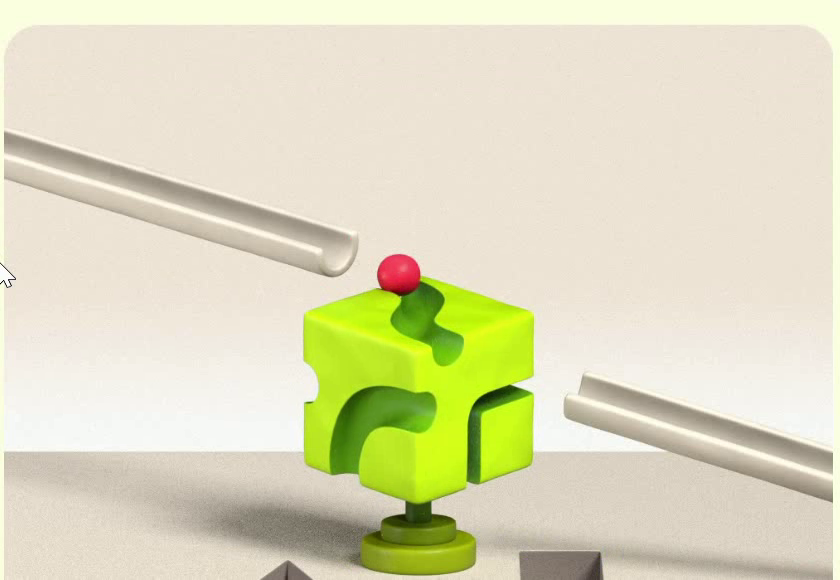
#> input picture frame 6 of public/images/design_showcase.mp4, 840 x 580 px, given in place of ntelligence Platform - Google Chrome 2026-06-24 10-53-17.mp4, which was not available
$ python extract_frames.py
#> lines starting #> are read from the running program, lines starting #| are printed output that depends on the picture; pictures that were not available may be replaced by others from this repository, and a replacement may not be noted
import sys
import subprocess
import os

def install_and_import(package):
    try:
        __import__(package)
    except ImportError:
        print(f"Installing {package}...")
        subprocess.check_call([sys.executable, "-m", "pip", "install", package])

# Ensure opencv-python is installed
install_and_import("cv2")

import cv2

video_path = r"C:\Users\user\Videos\Captures\Jellyfish_ Software Engineering Intelligence Platform - Google Chrome 2026-06-24 10-53-17.mp4"
output_dir = r"C:\Users\user\.gemini\antigravity\scratch\hanux-tech"

cap = cv2.VideoCapture(video_path)
if not cap.isOpened():
    print("Error opening video file")
    sys.exit(1)

total_frames = int(cap.get(cv2.CAP_PROP_FRAME_COUNT))
fps = cap.get(cv2.CAP_PROP_FPS)
duration = total_frames / fps
print(f"Total frames: {total_frames}, FPS: {fps}, Duration: {duration}s")

# Extract 5 frames spaced evenly (e.g., at 10%, 30%, 50%, 70%, 90% of duration)
for i, percent in enumerate([0.1, 0.3, 0.5, 0.7, 0.9]):
    frame_no = int(total_frames * percent)
    cap.set(cv2.CAP_PROP_POS_FRAMES, frame_no)
    ret, frame = cap.read()
    if ret:
        out_path = os.path.join(output_dir, f"frame_{i}.jpg")
        cv2.imwrite(out_path, frame)
        print(f"Saved frame {i} at {percent*100}% to {out_path}")
    else:
        print(f"Failed to extract frame at {percent*100}%")
#> this loop made 5 passes
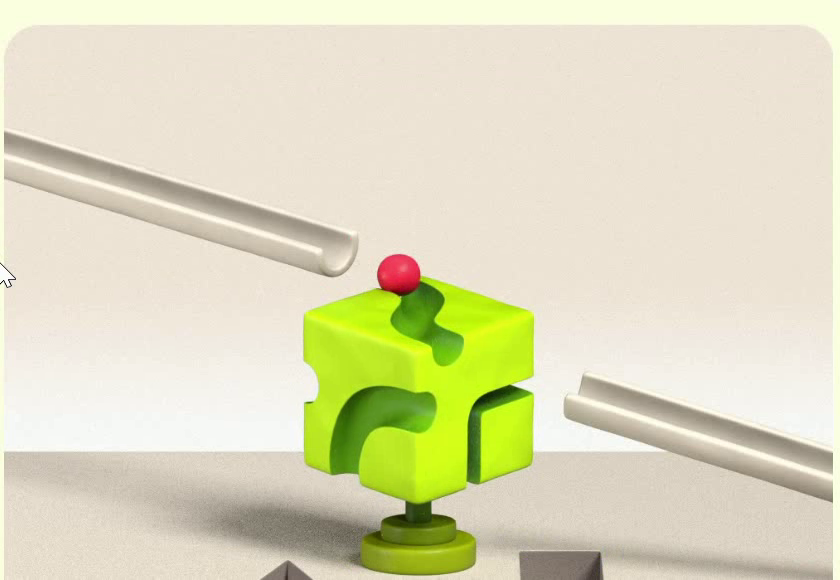
#> input picture frame 6 of public/images/design_showcase.mp4, 840 x 580 px, given in place of ntelligence Platform - Google Chrome 2026-06-24 10-53-17.mp4, which was not available
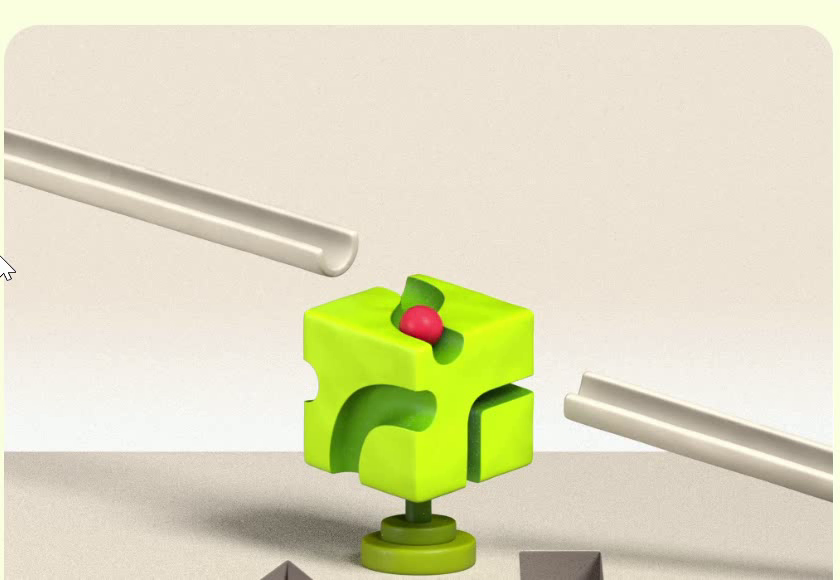
#> input picture frame 19 of public/images/design_showcase.mp4, 840 x 580 px, given in place of ntelligence Platform - Google Chrome 2026-06-24 10-53-17.mp4, which was not available
#> pass 3, `ret, frame = cap.read()`:
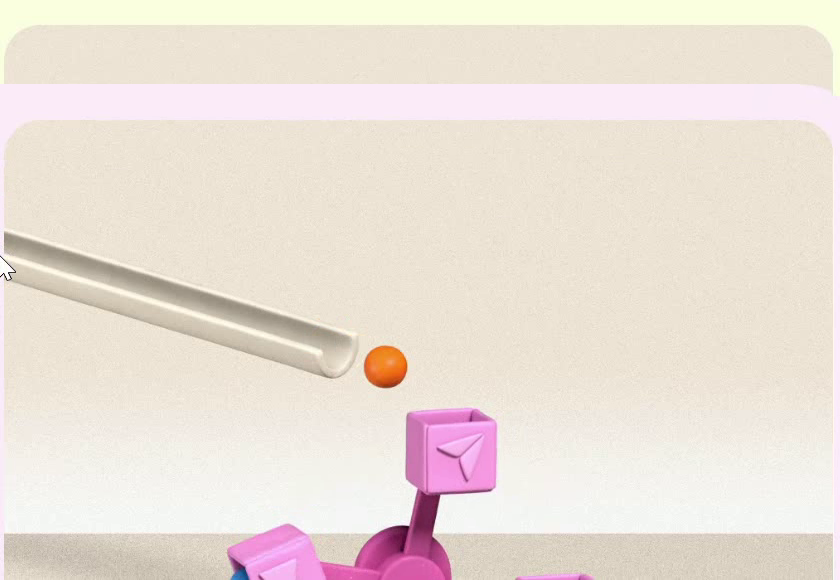
#> frame: shape (580, 840, 3); mean B, G, R 215.9, 225.1, 235.8

cap.release()
print("Done!")

$ run again, starting later in the video
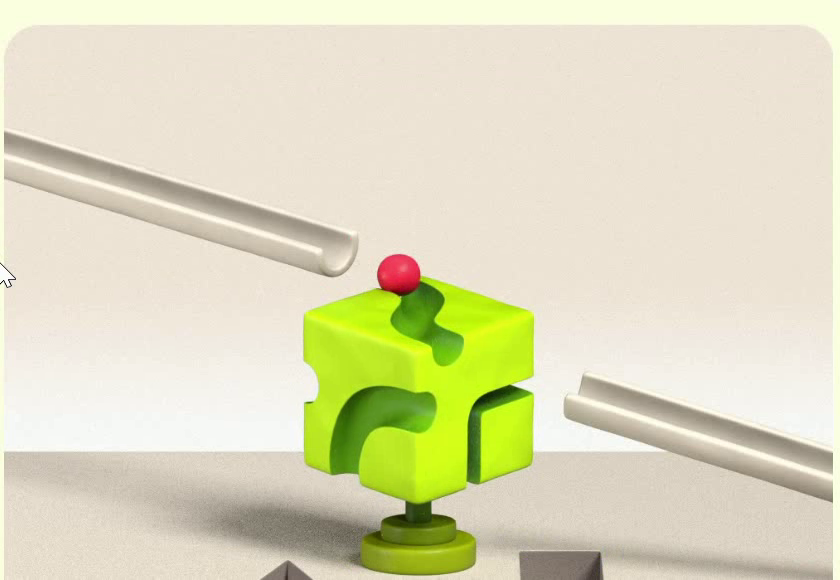
#> input picture frame 6 of public/images/design_showcase.mp4, 840 x 580 px, given in place of ntelligence Platform - Google Chrome 2026-06-24 10-53-17.mp4, which was not available
#> the loop `for i, percent in enumerate([0.1, 0.3, 0.5, 0.7, 0.9]):` made 5 passes
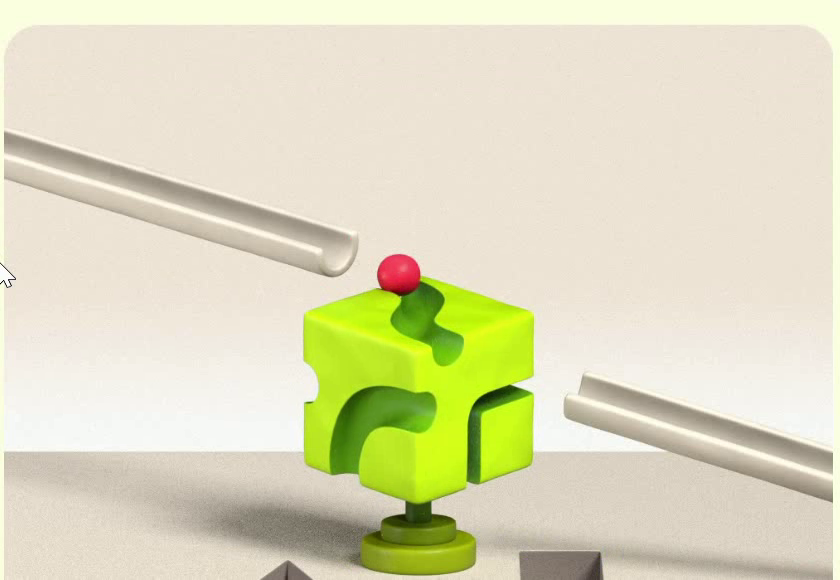
#> input picture frame 6 of public/images/design_showcase.mp4, 840 x 580 px, given in place of ntelligence Platform - Google Chrome 2026-06-24 10-53-17.mp4, which was not available
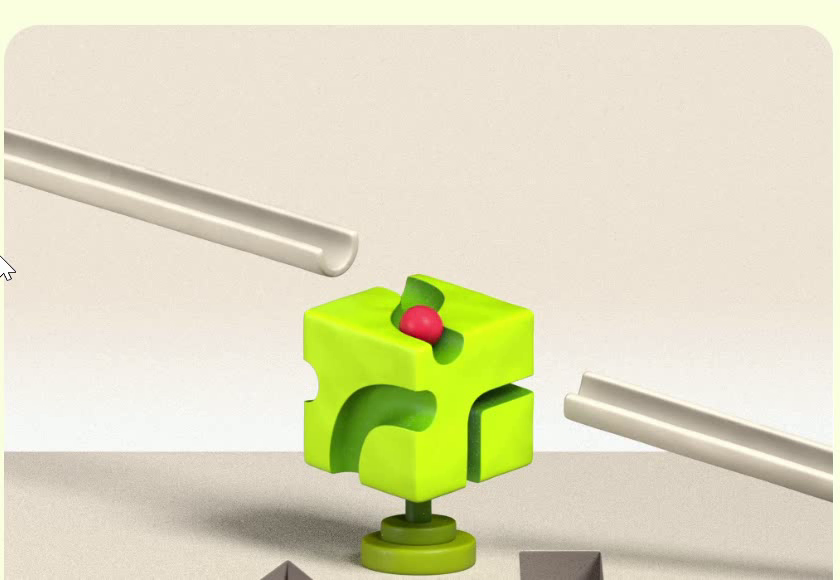
#> input picture frame 19 of public/images/design_showcase.mp4, 840 x 580 px, given in place of ntelligence Platform - Google Chrome 2026-06-24 10-53-17.mp4, which was not available

$ run again, starting later in the video
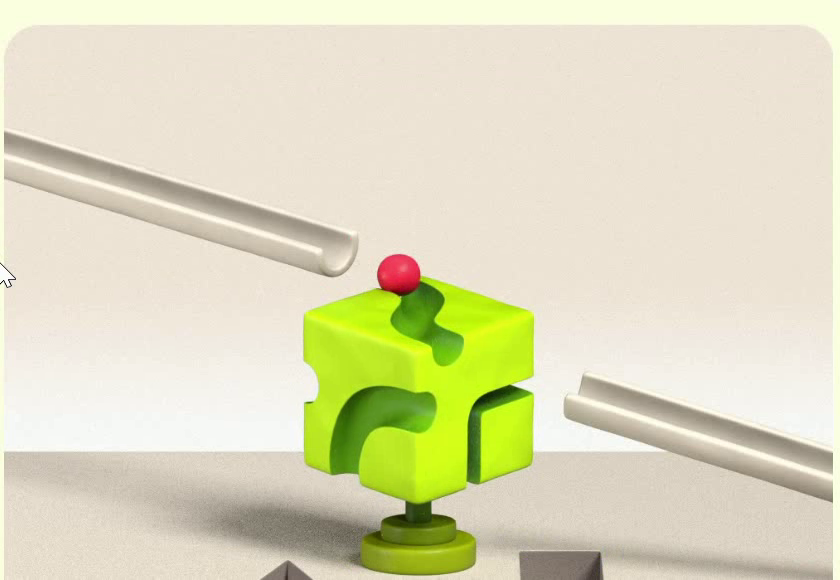
#> input picture frame 6 of public/images/design_showcase.mp4, 840 x 580 px, given in place of ntelligence Platform - Google Chrome 2026-06-24 10-53-17.mp4, which was not available
#> the loop `for i, percent in enumerate([0.1, 0.3, 0.5, 0.7, 0.9]):` made 5 passes
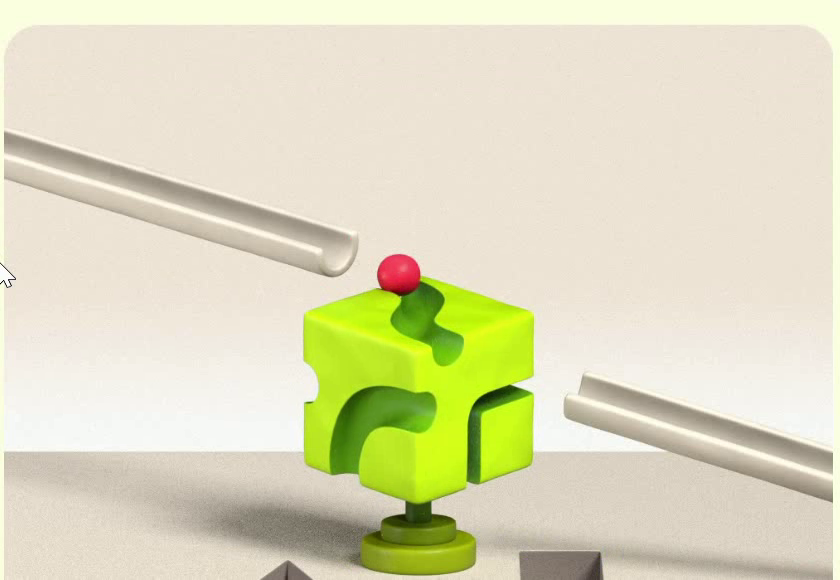
#> input picture frame 6 of public/images/design_showcase.mp4, 840 x 580 px, given in place of ntelligence Platform - Google Chrome 2026-06-24 10-53-17.mp4, which was not available
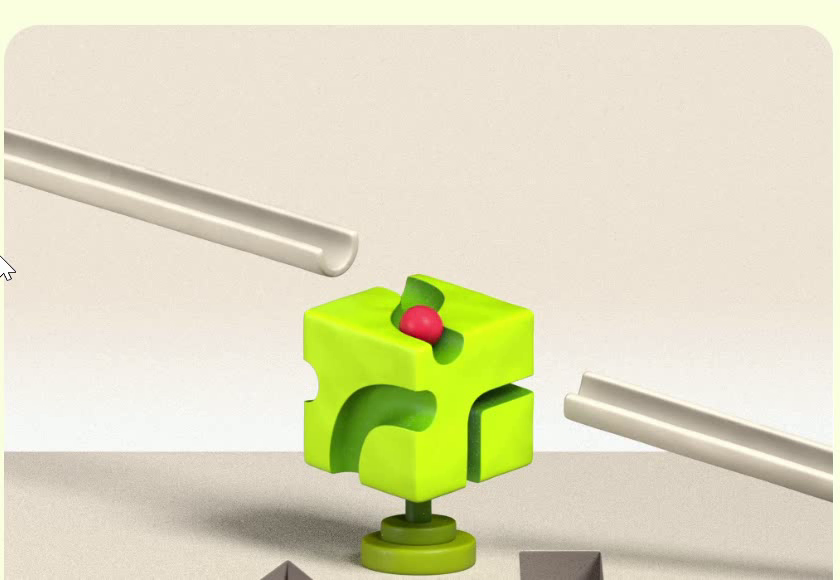
#> input picture frame 19 of public/images/design_showcase.mp4, 840 x 580 px, given in place of ntelligence Platform - Google Chrome 2026-06-24 10-53-17.mp4, which was not available
